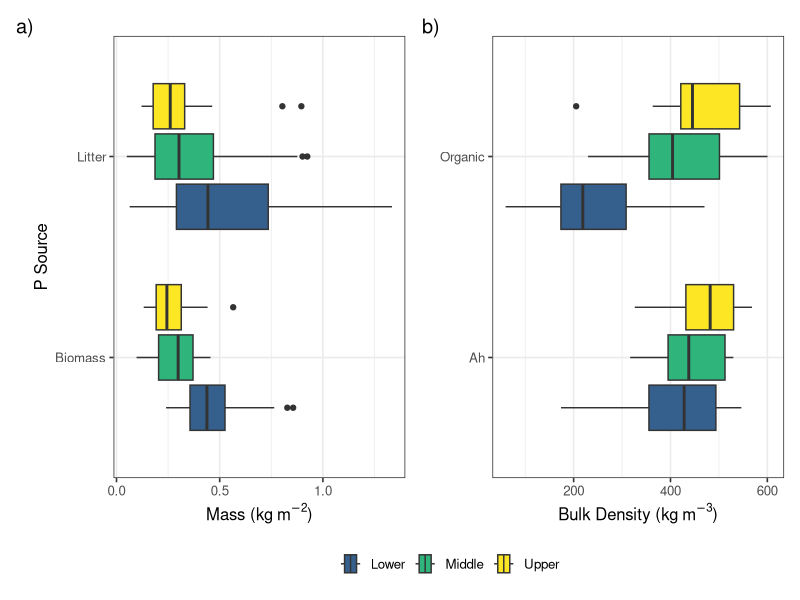
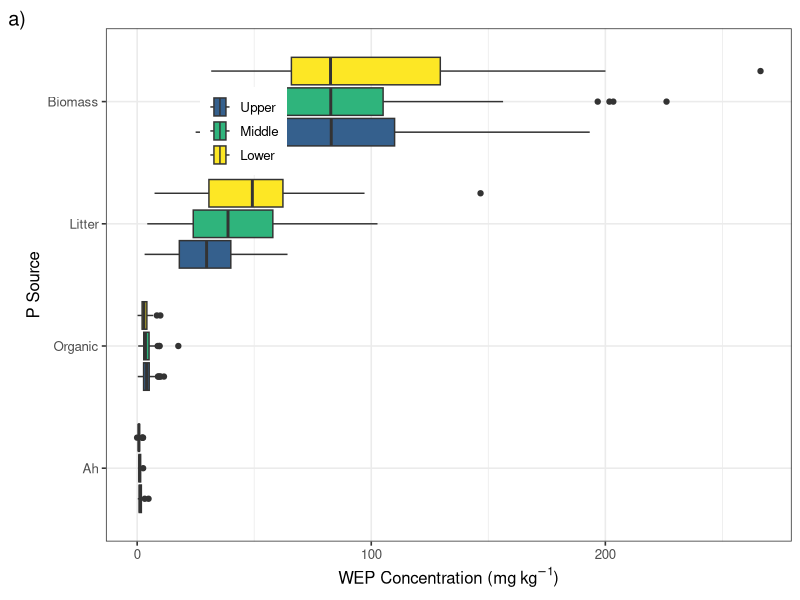
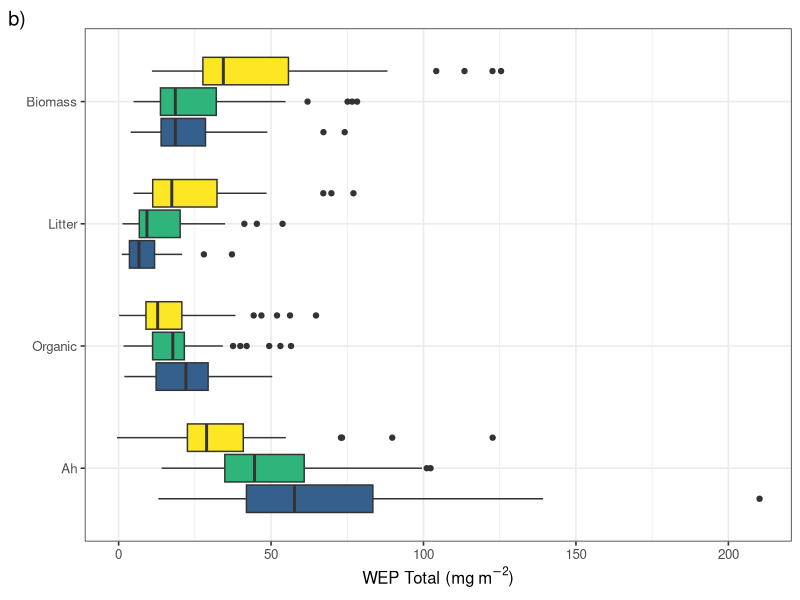
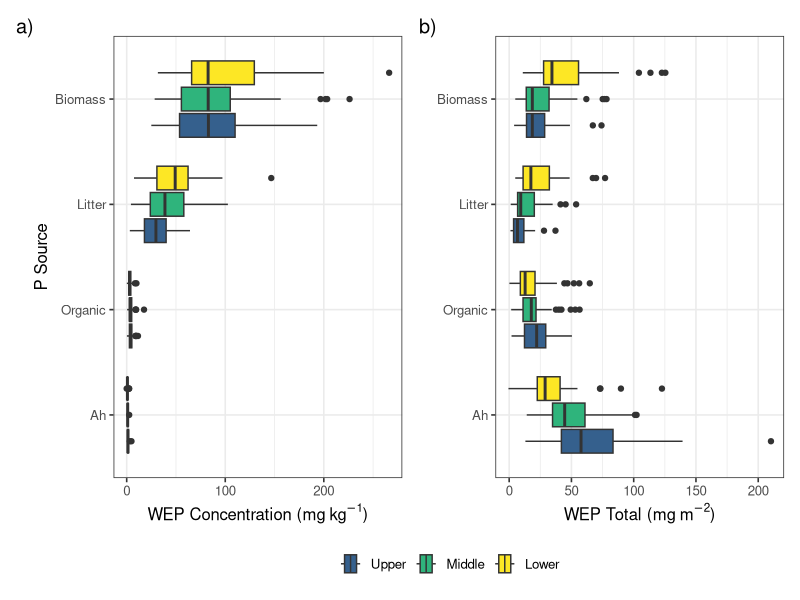

R code for these plots, in order:
## ---- chunk 1
library(tidyverse)
library(viridis)
library(patchwork)
## ---- chunk 2
conc <- read_csv("P_concentration.csv") %>%
  rename("conc" = "ak_content") %>%
  filter(timing == "Before") %>%
  mutate(sample_type = fct_recode(sample_type, "Ah" = "Soil")) %>%
  mutate(sample_type = fct_relevel(sample_type, c("Ah", "Organic", "Litter","Biomass"))) %>%
  mutate(location = fct_relevel(location, c("Upper", "Middle", "Lower")))

mass_data <- read_csv("mass.csv") %>%
  filter(timing == "Before") %>%
  mutate(sample_type = fct_relevel(sample_type, c("Biomass", "Litter")))

bd_data <- read_csv("bulk density.csv") %>% # Bulk density measurements
  mutate(mass = bd * length_cm/100 * 1) %>%
  mutate(sample_type = fct_recode(sample_type, "Organic" = "LFH"))
## ---- chunk 3
total_data <- conc %>%
  left_join(mass_data) %>%
  left_join(bd_data) %>%
  mutate(p_total = case_when(sample_type == "Biomass" ~ conc * dryweight/1000 /0.25,
                             sample_type == "Litter" ~ conc * dryweight/1000 /0.25,
                             sample_type == "Organic" ~ conc *mass,
                             sample_type == "Ah"  ~ conc *mass)) %>%
  mutate(sample_type = fct_relevel(sample_type, c("Ah", "Organic", "Litter","Biomass"))) %>%
  mutate(location = fct_relevel(location, c("Upper", "Middle", "Lower")))

## ---- chunk 4
conc %>%
  group_by(sample_type) %>%
  summarise(mean = mean(conc, na.rm = T),
            median = median(conc, na.rm = T),
            sd = sd(conc, na.rm = T),
            IQR = quantile(conc, 0.75, na.rm = T) -quantile(conc, 0.25, na.rm = T))

conc %>%
  group_by(sample_type, location) %>%
  summarise(mean = mean(conc, na.rm = T),
            median = median(conc, na.rm = T),
            sd = sd(conc, na.rm = T),
            IQR = quantile(conc, 0.75, na.rm = T) -quantile(conc, 0.25, na.rm = T))

total_data %>%
  group_by(sample_type) %>%
  summarise(mean = mean(p_total, na.rm = T),
            median = median(p_total, na.rm = T),
            sd = sd(p_total, na.rm = T),
            IQR = quantile(p_total, 0.75, na.rm = T) -quantile(p_total, 0.25, na.rm = T))

total_data %>%
  group_by(sample_type, location) %>%
  summarise(mean = mean(p_total, na.rm = T),
            median = median(p_total, na.rm = T),
            sd = sd(p_total, na.rm = T),
            IQR = quantile(p_total, 0.75, na.rm = T) -quantile(p_total, 0.25, na.rm = T))
## ---- chunk 5
p5 <- ggplot(data = bd_data, aes(y = sample_type, x = bd, fill = location)) + 
  geom_boxplot() +
  theme_bw(base_size = 12) +
  labs(x = expression(paste("Bulk Density (", kg~m^{-3}, ")")), tag = "b)") +
  scale_fill_viridis_d(begin = 0.3, end = 1) +
  theme(legend.position = "bottom", 
        legend.title = element_blank(),
        axis.title.y = element_blank())
## ---- chunk 6
p4 <- ggplot(data = mass_data, aes(y = sample_type, x = dryweight/1000 /0.25, fill = location)) + 
  geom_boxplot() +
  theme_bw(base_size = 12) +
  labs(x = expression(paste("Mass (", kg~m^{-2}, ")")), y = "P Source", tag = "a)") +
  scale_fill_viridis_d(begin = 0.3, end = 1) +
  theme(legend.position = "bottom", 
        legend.title = element_blank())
## ---- chunk 7
#| label: suppfig-weights-bd
#| fig-cap: "a) Mass of biomass and litter before grazing and mowing and b) the bulk density of the organic layer and 10 cm Ah horizon"
#| fig-alt: "a) Mass of biomass and litter before grazing and mowing and b) the bulk density of the organic layer and 10 cm Ah horizon"
#| 
p4 + p5 + plot_layout(guides = 'collect') & theme(legend.position = 'bottom', legend.title = element_blank())
## ---- chunk 8
p1 <- ggplot(data = conc, aes(y = sample_type, x = conc, fill = location)) + 
  geom_boxplot() + 
  #scale_x_log10() +
  theme_bw(base_size = 12) +
  theme(legend.position = c(0.2, 0.8),
        legend.title = element_blank()) +
  labs(x = expression(paste("WEP Concentration (", mg~kg^{-1}, ")")), y = "P Source", tag = "a)") +
  scale_fill_viridis_d(name = "Location", begin = 0.3, end = 1)
p1

p2 <- ggplot(data = total_data, aes(y = sample_type, x = p_total, fill = location)) + 
  geom_boxplot() + 
  #scale_x_log10() +
  theme_bw(base_size = 12) +
  theme(axis.title.y = element_blank(),
        legend.position = "none") +
  labs(x = expression(paste("WEP Total (", mg~m^{-2}, ")")), tag = "b)") +
  scale_fill_viridis_d(name = "Location", begin = 0.3, end = 1)
p2
## ---- chunk 9
#| label: fig-vertical-WEP
#| fig-cap: "Vertical and longitudinal profiles of a) WEP concentration and b) WEP content in the riparian areas prior to grazing and mowing treatments."
#| fig-alt: "Vertical and longitudinal profiles of a) WEP concentration and b) WEP content in the riparian areas prior to grazing and mowing treatments."
#|  
p3 <- p1+p2 + plot_layout(guides = 'collect') & theme(legend.position = 'bottom', legend.title = element_blank())  

p3
#ggsave(plot = p3, filename = "Figures/Profile P.png", width = 174, height = 100, units = "mm", dpi = 600) 
